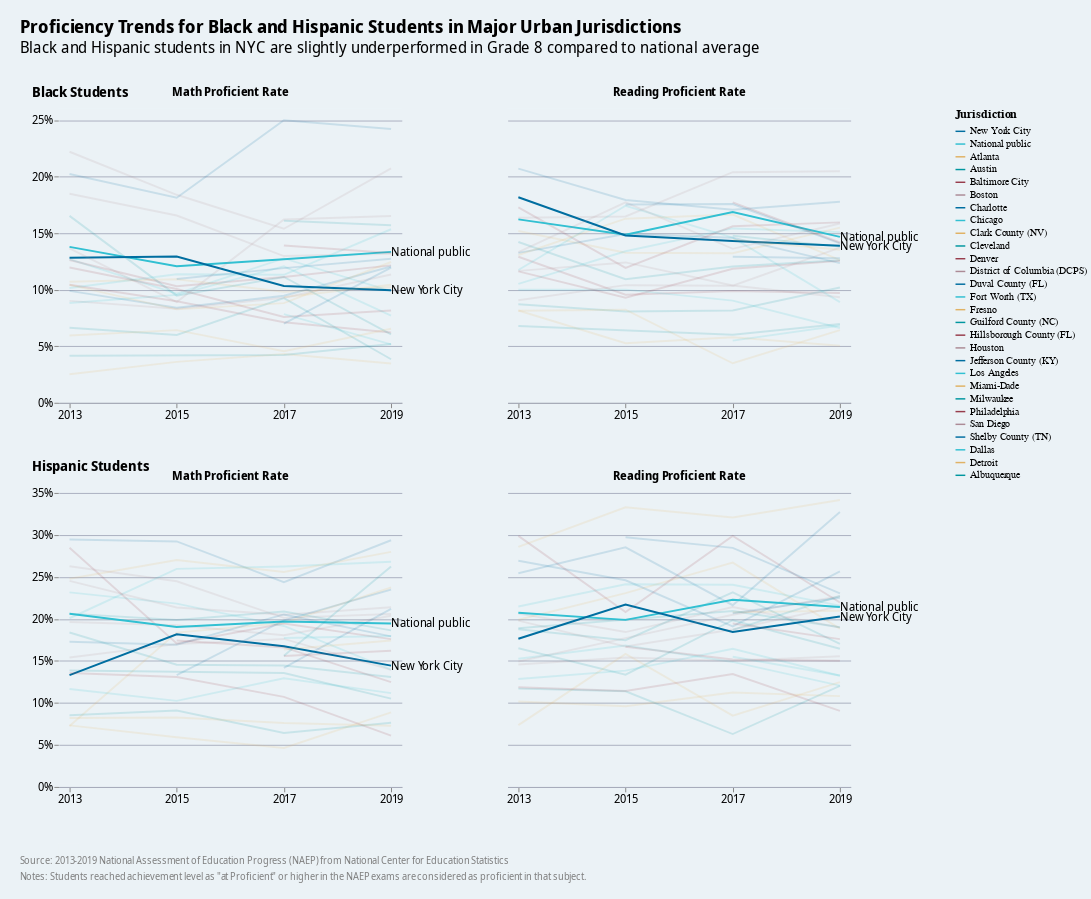

Here is the notebook cell this chart was saved with:
### Code cell
df_naep_long_black = df_naep_long[df_naep_long['Race/Ethnicity'].isin(['Black'])]
df_naep_long_hispanic = df_naep_long[df_naep_long['Race/Ethnicity']=='Hispanic']


base_black_chart = alt.Chart(df_naep_long_black).mark_line().encode(
    x=alt.X("Year:O", axis=alt.Axis(labelAngle=0, title=None, labelAlign='center'), scale=alt.Scale(padding=0, paddingOuter=0.1)),
    y=alt.Y("Proficient Rate:Q", axis=alt.Axis(format=".0%", title="Black Students", titleAlign="left", titleAngle=90, titleAnchor="end", titlePadding=0, titleY=-10)),
    color=alt.Color("Jurisdiction:N", sort=jurisdiction_sort, legend=alt.Legend(labelFontSize=10, titleFontSize=12)),
    opacity=opacity,
).properties(
    width=350,
    height=300,
)

base_hispanic_chart = alt.Chart(df_naep_long_hispanic).mark_line().encode(
    x=alt.X("Year:O", axis=alt.Axis(labelAngle=0, title=None, labelAlign='center'), scale=alt.Scale(padding=0, paddingOuter=0.1)),
    y=alt.Y("Proficient Rate:Q", axis=alt.Axis(format=".0%", title="Hispanic Students", titleAlign="left", titleAngle=90, titleAnchor="end", titlePadding=0, titleY=-20)),
    color=alt.Color("Jurisdiction:N", sort=jurisdiction_sort, legend=alt.Legend(labelFontSize=10, titleFontSize=12)),
    opacity=opacity,
).properties(
    width=350,
    height=300,
)


label_layer_black = alt.Chart(df_naep_long_black).mark_text(fontSize=12, font="Noto Sans Display", baseline='middle', align='left', limit=100).encode(
        x=alt.X("Year:O"),
        y=alt.Y("Proficient Rate:Q", axis=alt.Axis(format=".0%")),
        text=alt.Text("Jurisdiction:N"),
        opacity=opacity_text,
    )

label_layer_hispanic = alt.Chart(df_naep_long_hispanic).mark_text(fontSize=12, font="Noto Sans Display", baseline='middle', align='left', limit=100).encode(
        x=alt.X("Year:O"),
        y=alt.Y("Proficient Rate:Q", axis=alt.Axis(format=".0%")),
        text=alt.Text("Jurisdiction:N"),
        opacity=opacity_text,
    )

source_text = (
    alt.Chart(
        pd.DataFrame(
            {
                "text": [
                    """
                    Source: 2013-2019 National Assessment of Education Progress (NAEP) from National Center for Education Statistics \n
                    Notes: Students reached achievement level as "at Proficient" or higher in the NAEP exams are considered as proficient in that subject.
                    """
                ]
            }
        )
    )
    .mark_text(
        align="left",
        baseline="top",
        color="gray",
        font="Noto Sans Display",
        fontWeight=400,
        fontSize=10,
        lineBreak="\n",
        lineHeight=8
    )
    .encode(
        x=alt.value(-40),  # Align left
        y=alt.value(5),  # Position near bottom of chart
        text="text",
    )
)


# Facet by Race
facet_chart_black = alt.layer(base_black_chart, label_layer_black).facet(
    column=alt.Column("Subject:N", title=None),
)

facet_chart_hispanic = alt.layer(base_hispanic_chart, label_layer_hispanic).facet(
    column=alt.Column("Subject:N", title=None),
)

final_race_gap_chart = alt.vconcat(facet_chart_black, facet_chart_hispanic, source_text).properties(
        title={
            "text": "Proficiency Trends for Black and Hispanic Students in Major Urban Jurisdictions",
            "subtitle": "Black and Hispanic students in NYC are slightly underperformed in Grade 8 compared to national average",
            "offset": 30
            },
        spacing=40,
).configure_header(
    labelFontSize=12, labelFont="Noto Sans Display", labelFontWeight=600
).configure_view(
    fill="#EBF2f6",
    continuousWidth=400,
    continuousHeight=400,
)

final_race_gap_chart

### Figure 1 — Vega-Lite specification as saved in the notebook (floating-point values rounded to 4 significant figures; data arrays with more than 128 entries replaced by an {"elided": "..."} marker saying what was removed)
{"config": {"title": {"anchor": "start", "font": "Noto Sans Display", "fontWeight": 700, "fontSize": 18, "subtitleFontSize": 16, "subtitleFont": "Noto Sans Display", "offset": 20}, "axisX": {"titleFontSize": 14, "labelFontSize": 12, "grid": false, "labelFont": "Noto Sans Display"}, "axisY": {"domain": false, "titleFontSize": 14, "titleAngle": 0, "titleBaseline": "bottom", "titleAnchor": "start", "labelFontSize": 12, "grid": true, "gridColor": "#aab0c0", "gridWidth": 1, "labelFont": "Noto Sans Display"}, "axis": {"labelFont": "Noto Sans Display", "titleFont": "Noto Sans Display", "titleFontSize": 14, "labelFontSize": 12}, "background": "#EBF2f6", "view": {"fill": "#EBF2f6", "stroke": null, "padding": {"left": 5, "top": 10, "right": 5, "bottom": 10}, "continuousHeight": 400, "continuousWidth": 400}, "range": {"category": ["#006EA0", "#32C0D2", "#E0B265", "#00969F", "#973C4C", "#AC8B96"], "ramp": ["#fef0d9", "#fdcc8a", "#fc8d59", "#e34a33", "#b30000"], "diverging": ["#006ea0", "#4d9abd", "#99c5d9", "#ffffff", "#e3c2b3", "#c68466", "#a03200"]}, "area": {}, "line": {}, "point": {}, "text": {"fontSize": 12}, "bar": {"binSpacing": 1, "size": 25}, "facet": {"titleFontSize": 14}, "notes": {"fontSize": 10}, "sources": {"fontSize": 10}, "header": {"labelFont": "Noto Sans Display", "labelFontSize": 12, "labelFontWeight": 600}}, "padding": {"left": 20, "top": 20, "right": 5, "bottom": 10}, "vconcat": [{"data": {"name": "data-b7fda5192740753652fe9161f22abac2"}, "facet": {"column": {"field": "Subject", "title": null, "type": "nominal"}}, "spec": {"layer": [{"mark": {"type": "line"}, "encoding": {"color": {"field": "Jurisdiction", "legend": {"labelFontSize": 10, "titleFontSize": 12}, "sort": ["New York City", "National public", "Atlanta", "Austin", "Baltimore City", "Boston", "Charlotte", "Chicago", "Clark County (NV)", "Cleveland", "Denver", "District of Columbia (DCPS)", "Duval County (FL)", "Fort Worth (TX)", "Fresno", "Guilford County (NC)", "Hillsborough County (FL)", "Houston", "Jefferson County (KY)", "Los Angeles", "Miami-Dade", "Milwaukee", "Philadelphia", "San Diego", "Shelby County (TN)"], "type": "nominal"}, "opacity": {"condition": {"test": {"field": "Jurisdiction", "oneOf": ["New York City", "National public"]}, "value": 1}, "value": 0.15}, "x": {"axis": {"labelAlign": "center", "labelAngle": 0, "title": null}, "field": "Year", "scale": {"padding": 0, "paddingOuter": 0.1}, "type": "ordinal"}, "y": {"axis": {"format": ".0%", "title": "Black Students", "titleAlign": "left", "titleAnchor": "end", "titleAngle": 90, "titlePadding": 0, "titleY": -10}, "field": "Proficient Rate", "type": "quantitative"}}}, {"mark": {"type": "text", "align": "left", "baseline": "middle", "font": "Noto Sans Display", "fontSize": 12, "limit": 100}, "encoding": {"opacity": {"condition": {"test": {"and": [{"field": "Jurisdiction", "oneOf": ["New York City", "National public"]}, "(datum.Year === 2019)"]}, "value": 1}, "value": 0}, "text": {"field": "Jurisdiction", "type": "nominal"}, "x": {"field": "Year", "type": "ordinal"}, "y": {"axis": {"format": ".0%"}, "field": "Proficient Rate", "type": "quantitative"}}}], "height": 300, "width": 350}}, {"data": {"name": "data-e43c77076fb861c139a363f004583308"}, "facet": {"column": {"field": "Subject", "title": null, "type": "nominal"}}, "spec": {"layer": [{"mark": {"type": "line"}, "encoding": {"color": {"field": "Jurisdiction", "legend": {"labelFontSize": 10, "titleFontSize": 12}, "sort": ["New York City", "National public", "Atlanta", "Austin", "Baltimore City", "Boston", "Charlotte", "Chicago", "Clark County (NV)", "Cleveland", "Denver", "District of Columbia (DCPS)", "Duval County (FL)", "Fort Worth (TX)", "Fresno", "Guilford County (NC)", "Hillsborough County (FL)", "Houston", "Jefferson County (KY)", "Los Angeles", "Miami-Dade", "Milwaukee", "Philadelphia", "San Diego", "Shelby County (TN)"], "type": "nominal"}, "opacity": {"condition": {"test": {"field": "Jurisdiction", "oneOf": ["New York City", "National public"]}, "value": 1}, "value": 0.15}, "x": {"axis": {"labelAlign": "center", "labelAngle": 0, "title": null}, "field": "Year", "scale": {"padding": 0, "paddingOuter": 0.1}, "type": "ordinal"}, "y": {"axis": {"format": ".0%", "title": "Hispanic Students", "titleAlign": "left", "titleAnchor": "end", "titleAngle": 90, "titlePadding": 0, "titleY": -20}, "field": "Proficient Rate", "type": "quantitative"}}}, {"mark": {"type": "text", "align": "left", "baseline": "middle", "font": "Noto Sans Display", "fontSize": 12, "limit": 100}, "encoding": {"opacity": {"condition": {"test": {"and": [{"field": "Jurisdiction", "oneOf": ["New York City", "National public"]}, "(datum.Year === 2019)"]}, "value": 1}, "value": 0}, "text": {"field": "Jurisdiction", "type": "nominal"}, "x": {"field": "Year", "type": "ordinal"}, "y": {"axis": {"format": ".0%"}, "field": "Proficient Rate", "type": "quantitative"}}}], "height": 300, "width": 350}}, {"data": {"name": "data-e95eb5d7a9fcd49e8d701587f51e0df0"}, "mark": {"type": "text", "align": "left", "baseline": "top", "color": "gray", "font": "Noto Sans Display", "fontSize": 10, "fontWeight": 400, "lineBreak": "\n", "lineHeight": 8}, "encoding": {"text": {"field": "text", "type": "nominal"}, "x": {"value": -40}, "y": {"value": 5}}}], "spacing": 40, "title": {"text": "Proficiency Trends for Black and Hispanic Students in Major Urban Jurisdictions", "subtitle": "Black and Hispanic students in NYC are slightly underperformed in Grade 8 compared to national average", "offset": 30}, "$schema": "https://vega.github.io/schema/vega-lite/v5.20.1.json", "datasets": {"data-b7fda5192740753652fe9161f22abac2": {"elided": "192 records"}, "data-e43c77076fb861c139a363f004583308": {"elided": "198 records"}, "data-e95eb5d7a9fcd49e8d701587f51e0df0": [{"text": "\n                    Source: 2013-2019 National Assessment of Education Progress (NAEP) from National Center for Education Statistics \n\n                    Notes: Students reached achievement level as \"at Proficient\" or higher in the NAEP exams are considered as proficient in that subject.\n                    "}]}}
